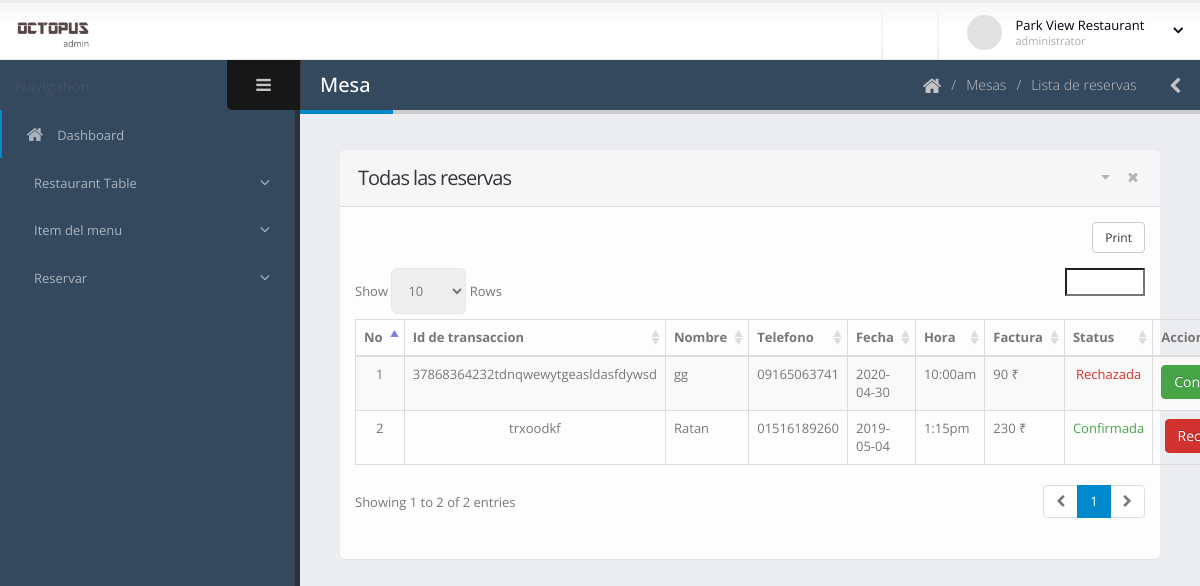
Screenshot of /dashboard/index.php (signed in) with the database file from the repository.
### tables this page shows
CREATE TABLE `booking_details` (
  `id` int(11) NOT NULL,
  `booking_id` varchar(200) DEFAULT NULL,
  `res_id` int(11) DEFAULT NULL,
  `c_id` int(11) DEFAULT NULL,
  `make_date` date DEFAULT NULL,
  `make_time` varchar(50) DEFAULT NULL,
  `name` varchar(50) DEFAULT NULL,
  `phone` varchar(100) DEFAULT NULL,
  `booking_date` date DEFAULT NULL,
  `booking_time` varchar(30) DEFAULT NULL,
  `bill` float DEFAULT NULL,
  `transactionid` varchar(100) DEFAULT NULL,
  `status` int(11) NOT NULL DEFAULT '0' COMMENT '0- reject, 1-confirmed',
  `reject` int(11) DEFAULT '0'
);

### dashboard/index.php (the view, shortened to what this page needs)
<?php include 'template/header.php';
?>
	<body>
		<section class="body">
			<?php include 'template/top-bar.php'; ?>
			<div class="inner-wrapper">
				<?php include 'template/left-bar.php'; ?>
				<section role="main" class="content-body">
					<header class="page-header">
						<h2>Mesa</h2>
						<div class="right-wrapper pull-right">
							<ol class="breadcrumbs">
								<li>
									<a href="index.php">
										<i class="fa fa-home"></i>
									</a>
								</li>
								<li><span>Mesas</span></li>
								<li><span>Lista de reservas</span></li>
							</ol>
							<a class="sidebar-right-toggle" data-open="sidebar-right"><i class="fa fa-chevron-left"></i></a>
						</div>
					</header>
						<section class="panel">
							<header class="panel-heading">
								<div class="panel-actions">
									<a href="#" class="fa fa-caret-down"></a>
									<a href="#" class="fa fa-times"></a>
								</div>
								<h2 class="panel-title">Todas las reservas</h2>
							</header>
							<div class="panel-body">
								<table class="table table-bordered table-striped mb-none" id="datatable-tabletools" data-swf-path="assets/vendor/jquery-datatables/extras/TableTools/swf/copy_csv_xls_pdf.swf">
									<thead>
										<tr>
											<th>No</th>
											<th>Id de transaccion</th>
											<th>Nombre</th>
											<th>Telefono</th>
											<th>Fecha</th>
											<th>Hora</th>
											<th>Factura</th>
											<th class="hidden-phone">Status</th>
											<th class="hidden-phone">Accion</th>
										</tr>
									</thead>
									<tbody>
										<?php
										$count = 1;
										$con = connect();
										$res_id = $_SESSION['id'];
										$sql = "SELECT * FROM `booking_details` WHERE res_id = '$res_id'  ORDER BY make_date DESC;";
										$result = $con->query($sql);
										foreach ($result as $r) {
										?>
										<tr class="gradeX">
											<td class="center hidden-phone"><?php echo $count; ?></td>
											<td class="center hidden-phone"><?php echo $r['transactionid']; ?></td>
											<td><?php echo $r['name']; ?></td>
											<td><?php echo $r['phone']; ?></td>
											<td><?php echo $r['booking_date']; ?></td>
											<td><?php echo $r['booking_time']; ?></td>
											<td><?php echo $r['bill']; ?> ₹</td>
											<td class="center hidden-phone">
												<?php
													$status = $r['status'];
													if ($status == 0) {
												?>
												<p class="text-danger">Rechazada</p>
												<?php }else{ ?>
													<p class="text-success">Confirmada</p>
												<?php } ?>
											</td>
											<td class="center hidden-phone">
												<?php
													if ($status == 1) {
												?>
												<a href="approve-reject.php?breject_id=<?php echo $r['id']; ?>&booking-number=<?php echo $r['booking_id']; ?>" class="btn btn-danger"  onclick="if (!Done()) return false; ">Rechazada</a>
												<?php }else{ ?>
												<a href="approve-reject.php?bapprove_id=<?php echo $r['id']; ?>&booking-number=<?php echo $r['booking_id']; ?>" class="btn btn-success"  onclick="if (!Done()) return false; ">Confirmada</a>
												<?php } ?>
											</td>
										</tr>
										<?php $count++; } ?>
									</tbody>
								</table>
							</div>
						</section>
				</section>
			</div>
		</section>
	</body>
</html>

### dashboard/assets/stylesheets/skins/default.css (style rules this page uses)
a, .btn-link { color: #0088cc; }
body .btn-success { color: #ffffff; text-shadow: 0 -1px 0 rgba(0, 0, 0, 0.25); background-color: #47a447; border-color: #47a447; }
body .btn-danger { color: #ffffff; text-shadow: 0 -1px 0 rgba(0, 0, 0, 0.25); background-color: #d2322d; border-color: #d2322d; }
.page-header h2 { border-bottom-color: #0088cc; }

### rows the page displays
booking_details: transactionid "37868364232tdnqwewytgeasldasfdywsd", name "gg", phone "09165063741", booking_date "2020-04-30", booking_time "10:00am", bill "90", status "Rechazada"
booking_details: transactionid "trxoodkf", name "Ratan", phone "01516189260", booking_date "2019-05-04", booking_time "1:15pm", bill "230", status "Confirmada"

### other values shown
$_SESSION['name'] "Park View Restaurant"
